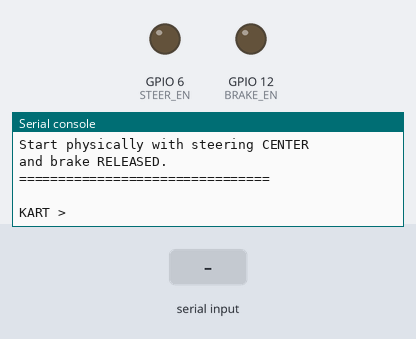
Bench run of a program on a simulated ESP32 board running MicroPython. On the bench: output pins drawn as LEDs (lit = HIGH), the last lines printed to the serial console. Inputs (shaded band) come from the test bench. The stepper is drawn at 200 steps a turn.

Above: at 1.2 s.
1.3 s: "s " typed at the serial console, then Enter
At 2.4 s:
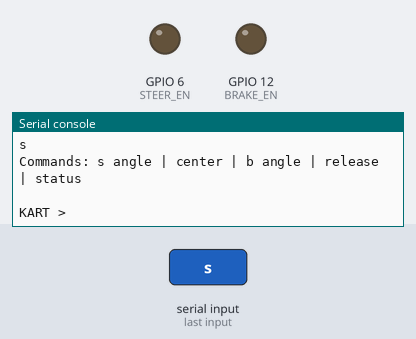
2.8 s: "center" typed at the serial console, then Enter
At 3.6 s:
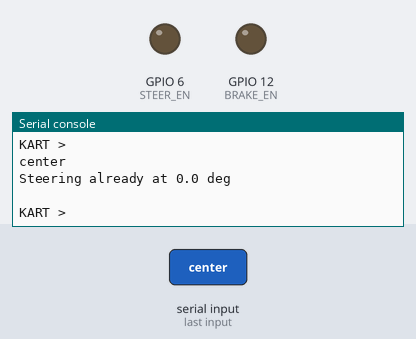
4.3 s: "b " typed at the serial console, then Enter
At 4.7 s:
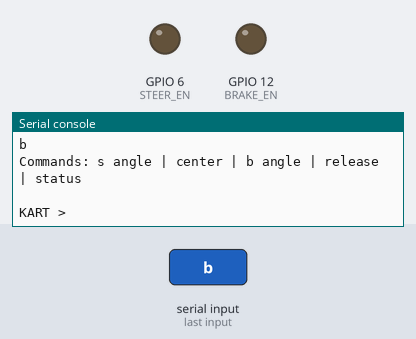

Measured:
- after the input at 1.3 s, the serial console: prints a new line at once (image 1)
- after the input at 2.8 s, the serial console: prints a new line at once (image 2)
- after the input at 4.3 s, the serial console: prints a new line at once (image 3)

The program:

steering_brake_test.py
```python
from machine import Pin
import time

# ============================================================
# GPIO
# ============================================================

# Steering TB6600
STEER_STEP = Pin(4, Pin.OUT, value=0)
STEER_DIR  = Pin(5, Pin.OUT, value=0)
STEER_EN   = Pin(6, Pin.OUT, value=0)

# Brake TB6600
BRAKE_STEP = Pin(10, Pin.OUT, value=0)
BRAKE_DIR  = Pin(11, Pin.OUT, value=0)
BRAKE_EN   = Pin(12, Pin.OUT, value=0)


# ============================================================
# MOTOR / DRIVER SETTINGS
# ============================================================

# Assuming:
# 1.8 degree stepper
# TB6600 = 16x microstep = 3200 pulses/revolution

PULSES_PER_REV = 3200

MOTOR_PULSES_PER_DEG = PULSES_PER_REV / 360.0
# = 8.8889 pulses per MOTOR degree


# ============================================================
# IMPORTANT - GEAR RATIOS
# ============================================================

# steering output angle:
#
# motor gear -> steering shaft gear
#
# Example:
# motor pinion = 15 teeth
# steering gear = 45 teeth
#
# ratio = 45 / 15 = 3.0

STEER_GEAR_RATIO = 1.0       # <-- CHANGE THIS

# If brake shaft is direct:
BRAKE_GEAR_RATIO = 1.0       # <-- CHANGE if geared


STEER_PULSES_PER_DEG = (
    MOTOR_PULSES_PER_DEG * STEER_GEAR_RATIO
)

BRAKE_PULSES_PER_DEG = (
    MOTOR_PULSES_PER_DEG * BRAKE_GEAR_RATIO
)


# ============================================================
# LIMITS
# ============================================================

STEER_MIN = -45.0
STEER_MAX = 45.0

BRAKE_MIN = 0.0
BRAKE_MAX = 30.0


# ============================================================
# DIRECTION
#
# You said:
#
# Steering RIGHT = CLOCKWISE
# Steering LEFT  = ANTICLOCKWISE
#
# Brake APPLY = CLOCKWISE
#
# Test this at very low movement first.
# If backwards, swap 1 <-> 0.
# ============================================================

STEER_CW = 1
BRAKE_CW = 1


# ============================================================
# SPEED
#
# SLOW intentionally because mechanism is mounted/sensitive.
#
# 2500us HIGH + 2500us LOW
# ~200 pulses/sec
# ============================================================

STEP_HALF_PERIOD_US = 2500


# ============================================================
# SOFTWARE POSITION
#
# CRITICAL:
# At power-up physically put:
#
# Steering = CENTER
# Brake    = RELEASED
#
# Otherwise these positions are WRONG.
# ============================================================

steer_position_pulses = 0
brake_position_pulses = 0


# ============================================================
# ENABLE
#
# TB6600 clones differ in EN polarity.
#
# If motors do not energize, change:
# ENABLE_LEVEL = 1
# ============================================================

ENABLE_LEVEL = 0
DISABLE_LEVEL = 1

STEER_EN.value(ENABLE_LEVEL)
BRAKE_EN.value(ENABLE_LEVEL)


# ============================================================
# STEP FUNCTION
# ============================================================

def pulse_motor(step_pin, pulses):

    for _ in range(abs(pulses)):

        step_pin.value(1)
        time.sleep_us(STEP_HALF_PERIOD_US)

        step_pin.value(0)
        time.sleep_us(STEP_HALF_PERIOD_US)


# ============================================================
# STEERING
# ============================================================

def steer(angle):

    global steer_position_pulses

    angle = float(angle)

    # Safety clamp
    angle = max(
        STEER_MIN,
        min(STEER_MAX, angle)
    )

    target = round(
        angle * STEER_PULSES_PER_DEG
    )

    movement = target - steer_position_pulses

    if movement == 0:
        print("Steering already at", angle, "deg")
        return


    if movement > 0:

        # RIGHT = CLOCKWISE
        STEER_DIR.value(STEER_CW)

        direction = "RIGHT / CW"

    else:

        # LEFT = ANTICLOCKWISE
        STEER_DIR.value(1 - STEER_CW)

        direction = "LEFT / CCW"


    print(
        "STEERING:",
        round(angle, 1),
        "deg",
        direction,
        "| pulses:",
        abs(movement)
    )

    pulse_motor(
        STEER_STEP,
        movement
    )

    steer_position_pulses = target

    print(
        "STEERING POSITION =",
        round(
            steer_position_pulses /
            STEER_PULSES_PER_DEG,
            1
        ),
        "deg"
    )


# ============================================================
# BRAKE
# ============================================================

def brake(angle):

    global brake_position_pulses

    angle = float(angle)

    angle = max(
        BRAKE_MIN,
        min(BRAKE_MAX, angle)
    )

    target = round(
        angle * BRAKE_PULSES_PER_DEG
    )

    movement = target - brake_position_pulses

    if movement == 0:
        print("Brake already at", angle, "deg")
        return


    if movement > 0:

        # APPLY = CLOCKWISE
        BRAKE_DIR.value(BRAKE_CW)

        direction = "APPLY / CW"

    else:

        # RELEASE = CCW
        BRAKE_DIR.value(1 - BRAKE_CW)

        direction = "RELEASE / CCW"


    print(
        "BRAKE:",
        round(angle, 1),
        "deg",
        direction,
        "| pulses:",
        abs(movement)
    )

    pulse_motor(
        BRAKE_STEP,
        movement
    )

    brake_position_pulses = target

    print(
        "BRAKE POSITION =",
        round(
            brake_position_pulses /
            BRAKE_PULSES_PER_DEG,
            1
        ),
        "deg"
    )


# ============================================================
# STATUS
# ============================================================

def status():

    steer_deg = (
        steer_position_pulses /
        STEER_PULSES_PER_DEG
    )

    brake_deg = (
        brake_position_pulses /
        BRAKE_PULSES_PER_DEG
    )

    print()
    print("============================")
    print("STEERING:", round(steer_deg, 1), "deg")
    print("BRAKE   :", round(brake_deg, 1), "deg")
    print("============================")
    print()


# ============================================================
# TERMINAL
# ============================================================

print()
print("================================")
print(" AUTOKART STEERING + BRAKE TEST")
print("================================")
print()
print("STEERING:")
print(" s -45 ... s 45")
print(" center")
print()
print("BRAKE:")
print(" b 0 ... b 30")
print(" release")
print()
print("status")
print()
print("IMPORTANT:")
print("Start physically with steering CENTER")
print("and brake RELEASED.")
print("================================")


while True:

    try:

        cmd = input("\nKART > ").strip().lower()

        # Steering
        if cmd.startswith("s "):

            value = float(
                cmd.split()[1]
            )

            steer(value)


        elif cmd == "center":

            steer(0)


        # Brake
        elif cmd.startswith("b "):

            value = float(
                cmd.split()[1]
            )

            brake(value)


        elif cmd == "release":

            brake(0)


        elif cmd == "status":

            status()


        else:

            print(
                "Commands: s angle | center | "
                "b angle | release | status"
            )


    except KeyboardInterrupt:

        print("\nSTOPPED")
        break


    except Exception as e:

        print("ERROR:", e)    
```
